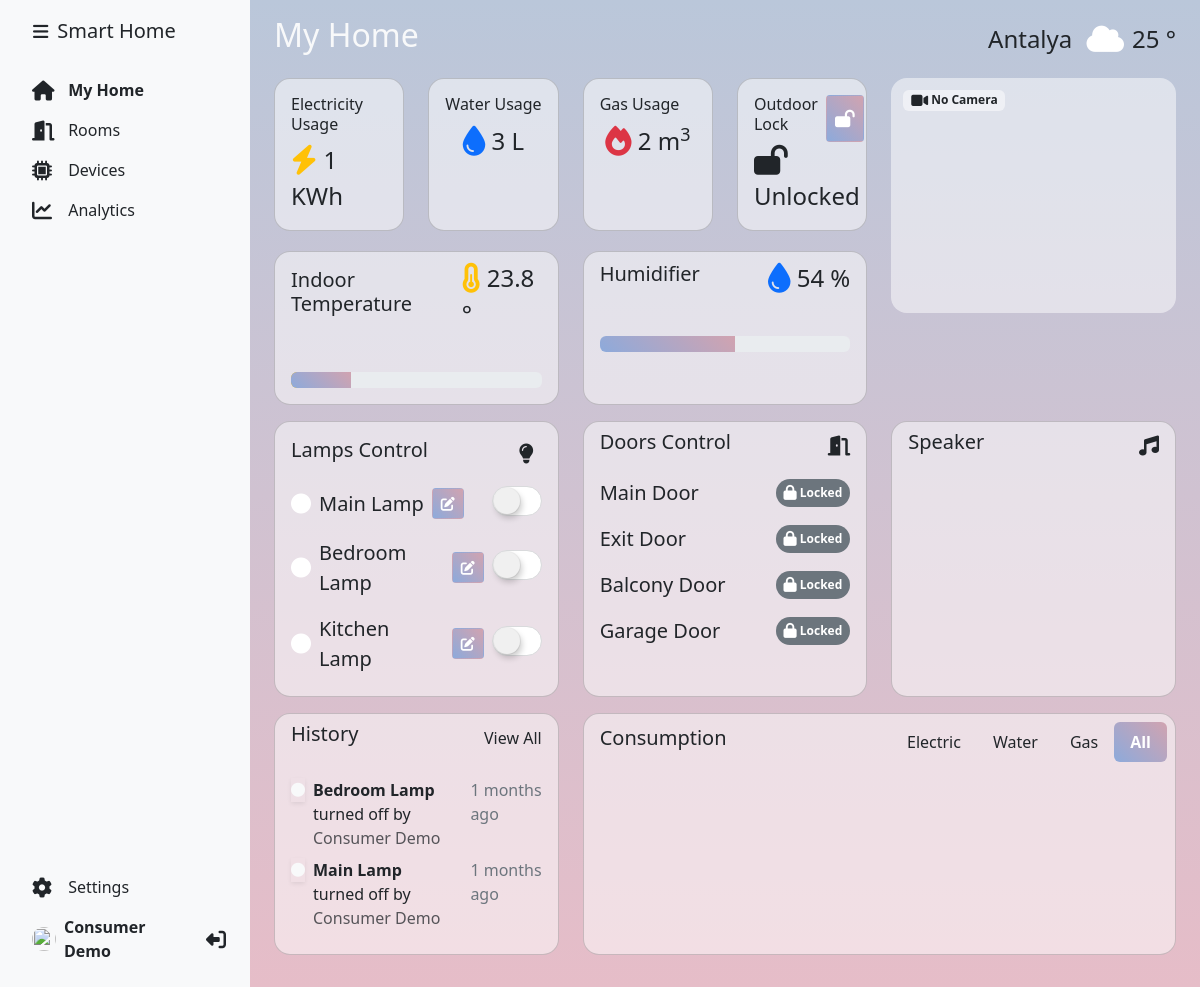
Page /myhome.php (signed in) on the committed database.
### tables this page shows
CREATE TABLE devices (
    id INT NOT NULL AUTO_INCREMENT,
    user_id INT NOT NULL,
    room_id INT NOT NULL,
    name VARCHAR(255) NOT NULL,
    type VARCHAR(255) NOT NULL DEFAULT 'sensor',
    status INT NOT NULL DEFAULT 0,
    electricity INT NOT NULL DEFAULT 0,
    water INT NOT NULL DEFAULT 0,
    gas INT NOT NULL DEFAULT 0,
    data text NOT NULL DEFAULT '{}',
    PRIMARY KEY (id)
);

CREATE TABLE home_configs (
    id INT NOT NULL AUTO_INCREMENT,
    user_id INT NOT NULL,
    type VARCHAR(255) NOT NULL,
    data text NOT NULL DEFAULT '',
    PRIMARY KEY (id)
);

CREATE TABLE logs (
    id INT NOT NULL AUTO_INCREMENT,
    user_id INT NOT NULL,
    user_type VARCHAR(255) NOT NULL DEFAULT 'consumers',
    device_id INT DEFAULT NULL,
    config_id INT DEFAULT NULL,
    action INT NOT NULL,
    created_at TIMESTAMP DEFAULT CURRENT_TIMESTAMP,
    PRIMARY KEY (id)
);

### myhome.php (the view, shortened to what the rows shown need)
<?php
require_once 'dbconfig.php';
$user_id = intval($_SESSION['user']);
?>
<!DOCTYPE html>
<html lang="en">
<head>
    <link href="https://cdn.jsdelivr.net/npm/bootstrap@5.3.0/dist/css/bootstrap.min.css" rel="stylesheet"
>
    <link rel="stylesheet" href="https://cdnjs.cloudflare.com/ajax/libs/font-awesome/6.4.0/css/all.min.css"
 />
    <link href="css/app.css" rel="stylesheet">
</head>
<body <?php if(isset($_COOKIE['sidebar-toggle']) && $_COOKIE['sidebar-toggle'] == '1') { echo ' class="sidebar-toggle"'; } ?>>
    <main class="d-flex flex-nowrap">
        <div class="d-flex flex-fill p-3 px-md-4 px-sm-2">
            <div class="dashboard w-100">
                <div class="row d-flex flex-wrap">
                    <div class="col-lg-8 rounded-4 position-relative mb-3">
                        <div class="row">
                            <div class="col-lg-3 col-sm-6 mb-3">
                                <div class="card bg-white-50 rounded-4 h-100">
                                    <div class="d-flex flex-column justify-content-center align-items-start p-3">
                                        <h2 class="h6 pb-0">Electricity Usage</h2>
                                    </div>
                                </div>
                            </div>
                            <div class="col-lg-3 col-sm-6 mb-3">
                                <div class="card bg-white-50 rounded-4 h-100">
                                    <div class="d-flex flex-column justify-content-center align-items-start p-3">
                                        <h2 class="h6 pb-0">Water Usage</h2>
                                    </div>
                                </div>
                            </div>
                            <div class="col-lg-3 col-sm-6 mb-3">
                                <div class="card bg-white-50 rounded-4 h-100">
                                    <div class="d-flex flex-column justify-content-center align-items-start p-3">
                                        <h2 class="h6 pb-0">Gas Usage</h2>
                                    </div>
                                </div>
                            </div>
                            <div class="col-lg-3 col-sm-6 mb-3">
                                <div class="card bg-white-50 rounded-4 h-100 outdoor-lock">
                                    <div class="d-flex flex-column justify-content-center align-items-start p-3">
                                        <div class="d-flex flex-row w-100">
                                            <h2 class="h6 pb-0 me-2">Outdoor Lock</h2>
                                        </div>
                                    </div>
                                </div>
                            </div>
                            <div class="col-lg-6 mt-1">
                                <div class="card bg-white-50 rounded-4 h-100 indoor-temperature">
                                    <div class="d-flex justify-content-between align-items-center p-2 px-3">
                                        <h2 class="h5 pb-0">Indoor Temperature</h2>
                                    </div>
                                </div>
                            </div>
                            <div class="col-lg-6 mt-1">
                                <div class="card bg-white-50 rounded-4 h-100 indoor-humidifier">
                                    <div class="d-flex justify-content-between align-items-center p-2 px-3">
                                        <h2 class="h5 pb-0">Humidifier</h2>
                                    </div>
                                </div>
                            </div>
                        </div>
                    </div>
                </div>
                <div class="row d-flex flex-wrap">
                    <div class="col-lg-4 mb-3">
                        <div class="card bg-white-50 rounded-4 h-100 p-3 pe-2 pb-0">
                            <div class="d-flex justify-content-between align-items-center px-3 ps-0">
                                <h2 class="h5">Lamps Control</h2>
                            </div>
                            <ul class="list-unstyled overflow-auto" style="max-height: 210px">
                                <?php
                                $stmt = $db->prepare("SELECT * FROM devices WHERE type = 'light' AND user_id = ?");
                                $stmt->execute([$user_id]);
                                $devices = $stmt->fetchAll(PDO::FETCH_ASSOC);
                                foreach ($devices as $device) {
                                    $deviceSettings = json_decode($device['data'], true);
                                    $device['color'] = isset($deviceSettings['color']) ? $deviceSettings['color'] : '#ffffff';
                                    ?>
                                <li class="d-flex align-items-center mt-3 pe-2">
                                    <i class="fas fa-circle fa-lg me-2" style="color: <?php echo $device['color']; ?>"></i>
                                    <span class="fs-5 me-2"><?php echo htmlspecialchars($device['name']); ?></span>
                                    <button class="btn btn-sm p-1 px-2 btn-sh me-2 edit-lamp-btn" type="button" data-id="<?php echo $device['id']; ?>">
                                        <i class="fas fa-edit"></i>
                                    </button>
                                    <label class="switch ms-auto">
                                        <input type="checkbox" class="apple-switch sh-switch" onchange="deviceStatus(<?php echo $device['id']; ?>, this.checked)" <?php if ($device['status'] == '1') { echo ' checked'; } ?>>
                                    </label>
                                </li>
                                <?php }?>
                            </ul>
                        </div>
                    </div>
                    <div class="col-lg-4 mb-3">
                        <div class="card bg-white-50 rounded-4 h-100 doors-control">
                            <div class="d-flex justify-content-between align-items-center p-2 px-3">
                                <h2 class="h5">Doors Control</h2>
                            </div>
                            <ul class="list-unstyled overflow-auto" style="max-height: 210px">
                                <?php
                                $stmt = $db->prepare("SELECT * FROM home_configs WHERE type = 'door' AND user_id = ?");
                                $stmt->execute([$user_id]);
                                $devices = $stmt->fetchAll(PDO::FETCH_ASSOC);
                                foreach ($devices as $device) {
                                    $device_id = $device['id'];
                                    $device = @json_decode($device['data'], true);
                                    $device_name = $device['name'];
                                    $device_status = $device['status'];
                                    ?>
                                <li class="d-flex justify-content-between align-items-center p-2 px-3">
                                    <span class="fs-5"><?php echo $device_name; ?></span>
                                    <span class="badge rounded-pill p-2 <?php echo ($device_status == 1) ? "bg-secondary" : "btn-sh"; ?>" data-device="<?php echo $device_id; ?>">
                                        <span><?php echo ($device_status == 0) ? "Unlocked" : "Locked"; ?></span>
                                    </span>
                                </li>
                                <?php } ?>
                            </ul>
                        </div>
                    </div>
                    <div class="col-lg-4 mb-3">
                        <div class="card bg-white-50 rounded-4 h-100 speaker position-relative">
                            <div class="d-flex justify-content-between align-items-center p-2 px-3">
                                <h2 class="h5">Speaker</h2>
                            </div>
                        </div>
                    </div>
                </div>
                <div class="row d-flex flex-wrap">
                    <div class="col-lg-4 mb-3">
                        <div class="card bg-white-50 rounded-4 h-100">
                            <div class="d-flex justify-content-between align-items-center p-2 px-3">
                                <h2 class="h5 pb-0">History</h2>
                            </div>
                            <div class="card-body">
                                <ul class="list-unstyled mb-0">
                                    <?php
                                    $stmt = $db->prepare("SELECT
                                    logs.id,
                                    logs.user_id,
                                    logs.user_type,
                                    logs.device_id,
                                    logs.config_id,
                                    logs.action,
                                    logs.created_at,
                                    devices.name AS device_name,
                                    home_configs.type AS config_name,
                                    home_configs.data AS config_data
                                    FROM logs
                                    LEFT JOIN devices ON logs.device_id = devices.id
                                    LEFT JOIN home_configs ON logs.config_id = home_configs.id
                                    WHERE logs.user_id = ? ORDER BY logs.id DESC LIMIT 5");
                                    $stmt->execute([$user_id]);
                                    $logs = $stmt->fetchAll(PDO::FETCH_ASSOC);
                                    $logs_user = [
                                        'producers' => [],
                                        'consumers' => [],
                                    ];
                                    foreach ($logs as $log) {
                                        $log_action = $log['action'];
                                        if ($log['device_name'] == null) {
                                            $device_name = $log['config_name'];
                                            if ($device_name == 'outdoor_lock') {
                                                $device_name = 'Outdoor Lock';
                                            } elseif ($device_name == 'door') {
                                                $device_data = @json_decode($log['config_data'], true);
                                                $device_name = $device_data['name'];
                                            }
                                            if ($log_action == 1) {
                                                $log_action_text = "locked";
                                            } else {
                                                $log_action_text = "unlocked";
                                            }
                                        } else {
                                            $device_name = $log['device_name'];
                                            if ($log_action == 1) {
                                                $log_action_text = "turned on";
                                            } else {
                                                $log_action_text = "turned off";
                                            }
                                        }
                                        $log_user_id = $log['user_id'];
                                        if(!isset($logs_user[$log_user_id])) {
                                            $stmt = $db->prepare("SELECT * FROM `consumers` WHERE id = ?");
                                            $stmt->execute([$log_user_id]);
                                            $user = $stmt->fetch(PDO::FETCH_ASSOC);
                                            $logs_user[$log_user_id] = $user['name'];
                                        }
                                        ?>
                                    <li class="d-flex mb-2 align-items-start">
                                        <span class="me-2 text-<?php echo ($log_action == 1) ? "sh" : "light"; ?> shadow-sm"><i class="fas fa-circle fa-sm"></i></span>
                                        <div class="d-flex flex-column justify-content-center">
                                            <strong><?php echo $device_name; ?></strong>
                                            <div><?php echo $log_action_text; ?> by <span class="text-muted"><?php echo $logs_user[$log_user_id]; ?></span></div>
                                        </div>
                                        <date class="ms-auto text-secondary"><?php echo diffForHumans($log['created_at']); ?></date>
                                    </li>
                                    <?php } ?>
                                </ul>
                            </div>
                        </div>
                    </div>
                    <div class="col-lg-8 mb-3">
                        <div class="card bg-white-50 rounded-4 h-100 consumption">
                            <div class="d-flex justify-content-between align-items-center  p-2 px-3">
                                <h2 class="h5">Consumption</h2>
                            </div>
                        </div>
                    </div>
                </div>
            </div>
        </div>
    </main>
</body>
</html>

### rows in the picture
devices: name "Main Lamp"
devices: name "Bedroom Lamp"
devices: name "Kitchen Lamp"
home_configs: data "Main Door", shows "Locked"
home_configs: data "Exit Door", shows "Locked"
home_configs: data "Balcony Door", shows "Locked"
home_configs: data "Garage Door", shows "Locked"
logs: device.name "Bedroom Lamp", action "turned off", user "Consumer Demo", created_at "1 months ago"
logs: device.name "Main Lamp", action "turned off", user "Consumer Demo", created_at "1 months ago"

### other values in the picture
$name "Smart Home"
$_SESSION['name'] "Consumer Demo"
$stmt->fetchColumn() "1"
$temperature "23.8"
$humidity "54"
